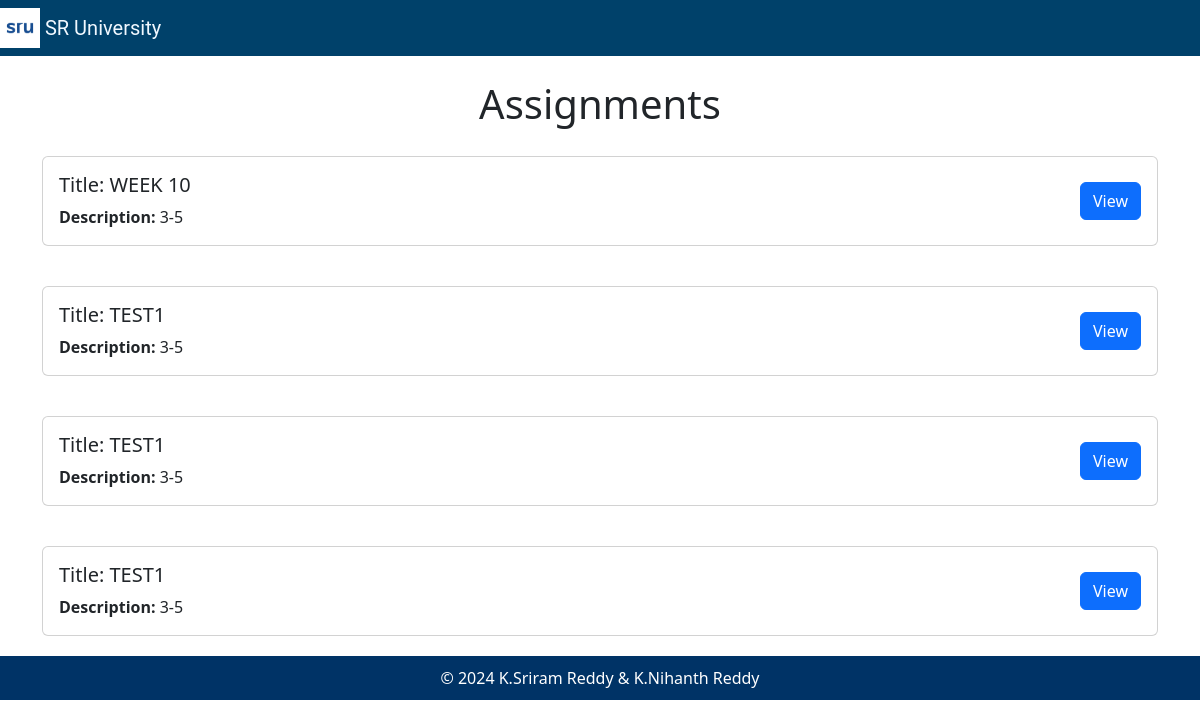
Before: /Python/ with the older database file.
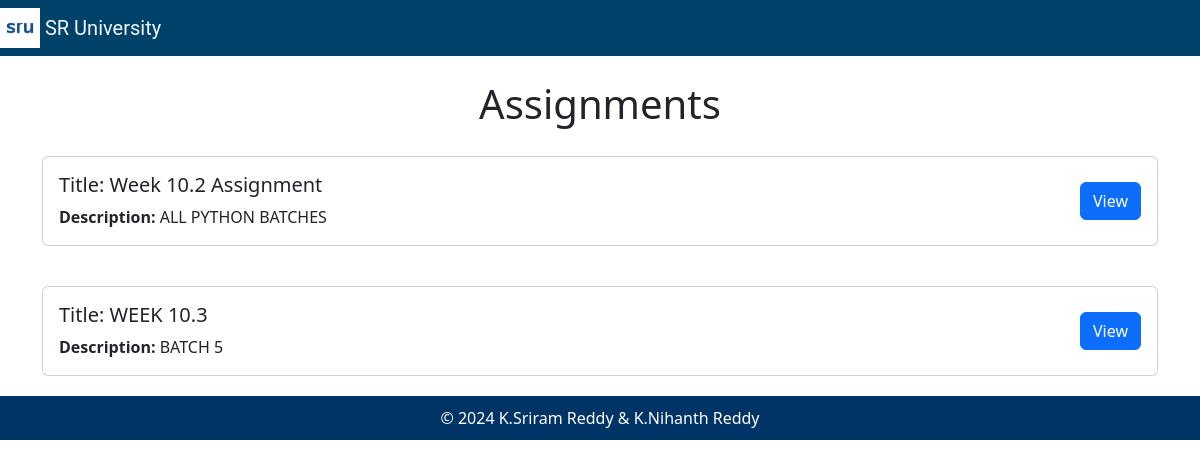
After: the same page with the newer database file.
### assignments/models.py (models this page shows, shortened)
class Assigments(models.Model):
    title = models.CharField(max_length=200)
    description = models.TextField(default='')
    subject = models.CharField(max_length=200)
    created_at = models.DateTimeField(auto_now_add=True)
    assignment_file = models.FileField(upload_to='assignments/')  # Removed the default value
    posted_by = models.CharField(max_length=200, default='')

### assignments/views.py (the view)
# urls.py: path('<str:course_name>/', views.assigments_display,name='assigments_display'),
def assigments_display(request, course_name):
    assignments = Assigments.objects.filter(subject=course_name)
    return render(request, 'assignments_display.html', {'assignments': assignments})

### templates/assignments_display.html (shortened to what this page needs)
<!DOCTYPE html>
<html lang="en">
<head>
   <link rel="stylesheet" href="https://stackpath.bootstrapcdn.com/bootstrap/4.5.2/css/bootstrap.min.css">
    <link href="https://cdn.jsdelivr.net/npm/bootstrap@5.3.3/dist/css/bootstrap.min.css" rel="stylesheet">
</head>
<body>
     {% include 'navbar.html' %}
    <div class="container mt-4">
        <h1 class="text-center">Assignments</h1>
       <div class="row">
    {% for assignment in assignments %}
        <div class="col-md-12">
            <div class="card">
                <div class="card-body d-flex justify-content-between align-items-center">
                    <div>
                        <h5 class="card-title">Title: {{ assignment.title }}</h5>
                        <p class="card-text"><strong>Description:</strong> {{ assignment.description }}</p>
                    </div>
                    <a href="{{ assignment.assignment_file.url }}" target="_blank" class="btn btn-primary">View</a>
                </div>
            </div>
        </div>
    {% endfor %}
</div>
    </div>
    <footer>
        <div class="footer-content">
            <p>&copy; 2024 K.Sriram Reddy & K.Nihanth Reddy</p>
        </div>
    </footer>
</body>
</html>

### templates/navbar.html (shortened to what this page needs)
<!DOCTYPE html>
<html lang="en">
<head>
    <link rel="stylesheet" href="https://stackpath.bootstrapcdn.com/bootstrap/4.5.2/css/bootstrap.min.css">
    <link rel="stylesheet" href="https://stackpath.bootstrapcdn.com/bootstrap/4.5.2/css/bootstrap.min.css">
    <link href="https://cdn.jsdelivr.net/npm/bootstrap@5.3.3/dist/css/bootstrap.min.css" rel="stylesheet">
</head>
<body>
    <nav class="navbar navbar-expand-lg navbar-custom">
        <img alt="SRU Logo" height="40" class="d-inline-block align-top">
        <a class="navbar-brand" href="" style="color: aliceblue; font-family: 'Roboto', sans-serif;">&nbsp;SR University</a>
    </nav>
</body>
</html>

### templates/assignments_display.html (style rules this page uses)
body { font-family: 'Poppins', sans-serif; }
.navbar-custom { background-color: #00416A; }
.card { margin: 20px 0; transition: transform 0.3s; }
.container { max-width: 1000px; }
footer { background-color: #003366; color: white; text-align: center; padding: 10px 0; }
.footer-content p { margin: 0; }

Changed rows visible on the page:
removed Assigments: title "WEEK 10", description "3-5"
removed Assigments: title "TEST1", description "3-5"
removed Assigments: title "TEST1", description "3-5"
removed Assigments: title "TEST1", description "3-5"
added Assigments: title "Week 10.2 Assignment", description "ALL PYTHON BATCHES"
added Assigments: title "WEEK 10.3", description "BATCH 5"
